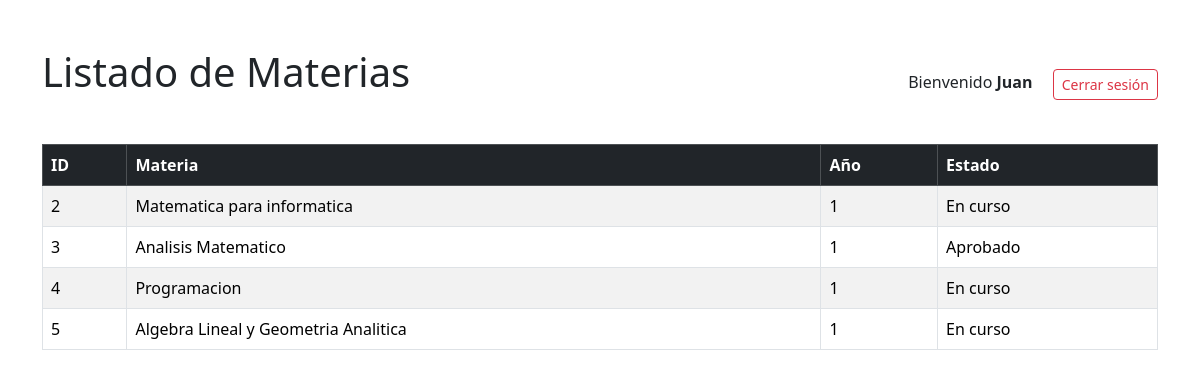
/index.php?action=index (signed in), run on the app's committed database.
### tables this page shows
CREATE TABLE `materias` (
  `idMateria` int(11) NOT NULL,
  `mat_nombre` varchar(60) NOT NULL,
  `mat_anio` int(11) NOT NULL,
  `mat_activo` tinyint(1) NOT NULL DEFAULT 1,
  `idEstado` int(11) NOT NULL
);

CREATE TABLE `estados` (
  `idEstado` int(11) NOT NULL,
  `est_nombre` varchar(20) NOT NULL,
  `est_activo` tinyint(1) NOT NULL DEFAULT 1
);

### controllers/MateriaController.php (called while the page is built, shortened)
<?php
require_once('../models/Materia.php');
class MateriaController{
    private $modeloMateria;
    public function __construct($conexion){
        $this->modeloMateria = new Materia($conexion);
    }
    public function index(){
        $materias = $this->modeloMateria->obtenerTodas();
        require_once('../views/materias/index.php');
    }
}
?>

### models/Materia.php (called while the page is built, shortened)
<?php
class Materia{
    private $conn;
    public function __construct($conexion){
        $this->conn = $conexion;
    }
    public function obtenerTodas(){
        $sql = "SELECT m.idMateria, m.mat_nombre AS mat_nombre, m.mat_anio, e.est_nombre AS est_nombre
        FROM materias m
        INNER JOIN estados e ON m.idEstado = e.idEstado
        WHERE m.mat_activo = 1;";
        $resultado = $this->conn->query($sql);
        $materias = [];
        while($fila = $resultado->fetch_assoc()){
            $materias[] = $fila;
        }
        return $materias;
    }
}
?>

### views/materias/index.php (the view, shortened to what this page needs)
<?php require __DIR__ . "/../layouts/header.php"; ?>
<div class="container mt-5">
    <div class="d-flex justify-content-between align-items-center mb-4">
        <h1 class="text-center mb-4">Listado de Materias</h1>
        <div>
            <span class="me-3">Bienvenido <strong><?= htmlspecialchars($_SESSION['usuario_nombre'])?></strong></span>
            <a href="index.php?action=logout" class="btn btn-outline-danger btn-sm">Cerrar sesión</a>
        </div>
    </div>
    <table class="table table-striped table-bordered table-hover">
        <thead class="table-dark">
            <tr>
                <th>ID</th>
                <th>Materia</th>
                <th>Año</th>
                <th>Estado</th>
            </tr>
        </thead>
        <tbody>
            <?php
            foreach ($materias as $materia) {
                echo "<tr>";
                echo "<td>" . $materia['idMateria'] . "</td>";
                echo "<td>" . $materia['mat_nombre'] . "</td>";
                echo "<td>" . $materia['mat_anio'] . "</td>";
                echo "<td>" . $materia['est_nombre'] . "</td>";
                echo "</tr>";
           }
            ?>
        </tbody>
    </table>
</div>
<?php require __DIR__ . "/../layouts/footer.php"; ?>

### data on the page
materias: idMateria "2", mat_nombre "Matematica para informatica", mat_anio "1", idEstado.est_nombre "En curso"
materias: idMateria "3", mat_nombre "Analisis Matematico", mat_anio "1", idEstado.est_nombre "Aprobado"
materias: idMateria "4", mat_nombre "Programacion", mat_anio "1", idEstado.est_nombre "En curso"
materias: idMateria "5", mat_nombre "Algebra Lineal y Geometria Analitica", mat_anio "1", idEstado.est_nombre "En curso"

### other printed values
$_SESSION['usuario_nombre'] "Juan"
